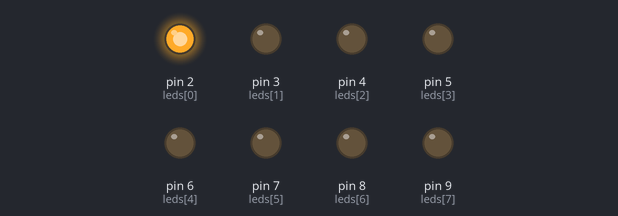
Bench run of a sketch on a simulated Arduino Uno, built with avr-gcc and run on an emulated ATmega328P. On the bench: output pins drawn as LEDs (lit = HIGH). Random numbers use the default seed unless the sketch sets one.

Above: at 0.1 s.
At 4.1 s:
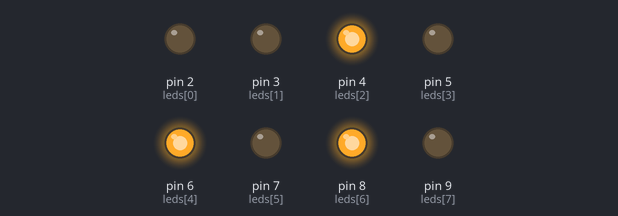
At 9.1 s:
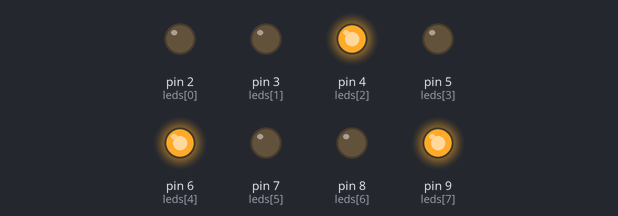
At 19.1 s:
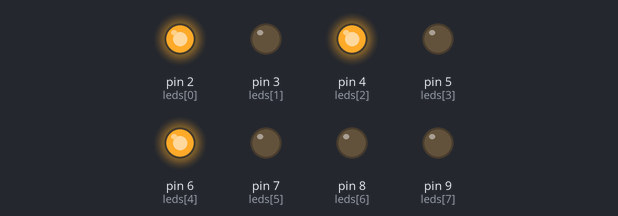
At 29.1 s:
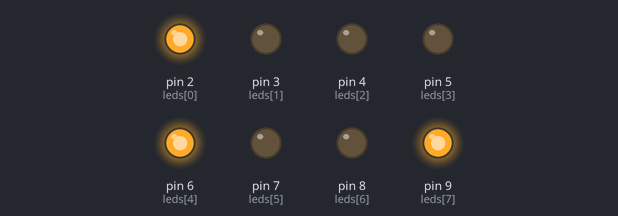
At 39.1 s:
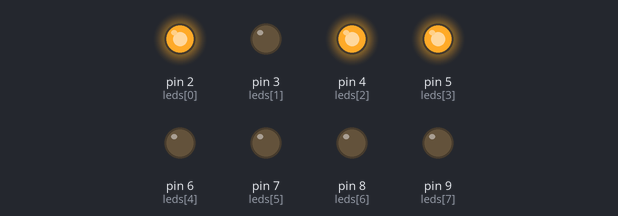
Timing chart, 0 to 40.0 s (numbered marks = the images above):
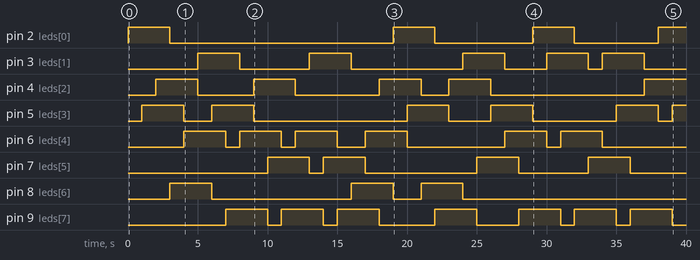

Measured:
- by itself, pin 2 (leds[0]): goes HIGH 3.0 s, LOW 16.0 s, HIGH 3.0 s, LOW 7.0 s, HIGH 3.0 s, LOW 6.0 s, then HIGH
- by itself, pin 3 (leds[1]): LOW → HIGH at 5.0 s, → LOW 3.0 s later, → HIGH 5.0 s later, → LOW 3.0 s later, … (10 changes in this stretch)
- by itself, pin 4 (leds[2]): LOW → HIGH at 2.0 s, → LOW 3.0 s later, → HIGH 4.0 s later, → LOW 3.0 s later, … (9 changes in this stretch)
- by itself, pin 5 (leds[3]): LOW → HIGH at 1.0 s, → LOW 3.0 s later, → HIGH 2.0 s later, → LOW 3.0 s later, … (11 changes in this stretch)
- by itself, pin 6 (leds[4]): LOW → HIGH at 4.0 s, → LOW 3.0 s later, → HIGH 1.0 s later, → LOW 3.0 s later, … (12 changes in this stretch)
- by itself, pin 7 (leds[5]): LOW → HIGH at 10.0 s, → LOW 3.0 s later, → HIGH 1.0 s later, → LOW 3.0 s later, … (8 changes in this stretch)
- by itself, pin 8 (leds[6]): goes HIGH 3.0 s, LOW 10.0 s, HIGH 3.0 s, LOW 2.0 s, HIGH 3.0 s, then LOW
- by itself, pin 9 (leds[7]): LOW → HIGH at 7.0 s, → LOW 3.0 s later, → HIGH 1.0 s later, → LOW 3.0 s later, … (14 changes in this stretch)

The sketch:

SE_6_01.ino
```cpp
// SE - Equipo 6

int leds[8] = {2, 3, 4, 5, 6, 7, 8, 9};
int ledsON[3] = {0, 0 ,0};
int v;

void setup() {
  for(int i = 0; i < 8; i++){
    pinMode(leds[i], OUTPUT);
  }

  randomSeed(analogRead(A0));
  Serial.begin(9600);
}

void loop() {

  digitalWrite(ledsON[0], 0);

  do{
    v = random(8);
  }while(leds[v] == ledsON[0] || leds[v] == ledsON[1] || leds[v] == ledsON[2]);

  ledsON[0] = ledsON[1];
  ledsON[1] = ledsON[2];
  ledsON[2] = leds[v];

  digitalWrite(ledsON[2], 1);

  delay(1000);
}
```
